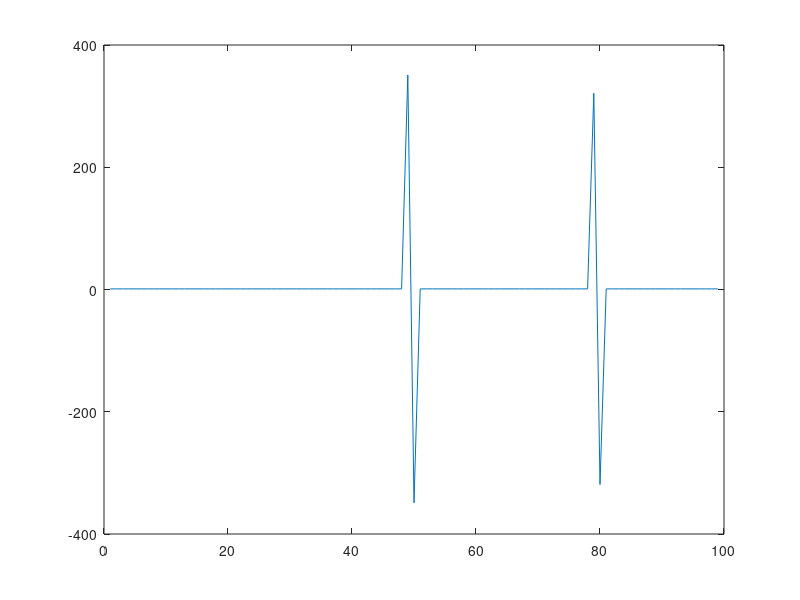

This figure's MATLAB source:
origin_coord = 1:100;
origin_coord(50) = 400;
origin_coord(80) = 400;

not_diff = 0;
diff_origin_coord = diff(origin_coord);
for i=1:length(diff_origin_coord)
    if diff_origin_coord(i) > 50 || diff_origin_coord(i) < -50
        not_diff = [not_diff; i];
    end
end
not_diff = not_diff(2:end);

figure;
plot(diff_origin_coord)

disp(not_diff)